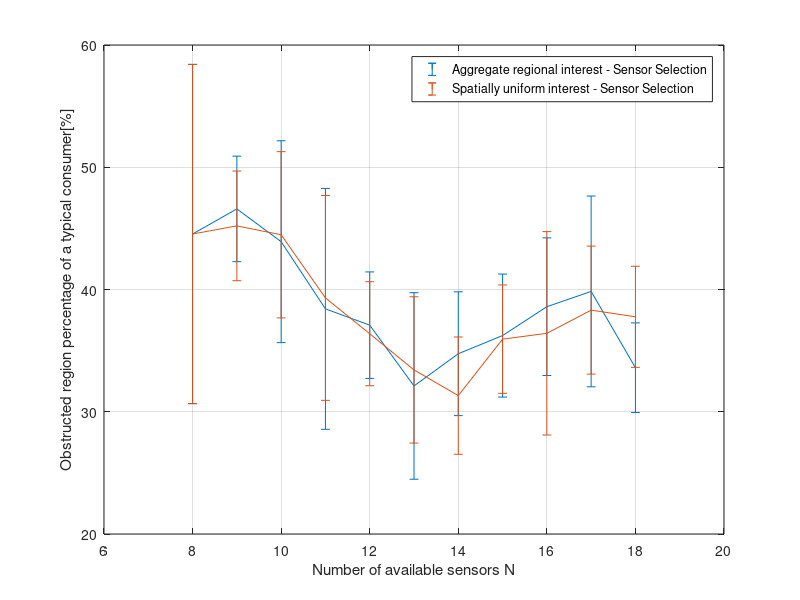
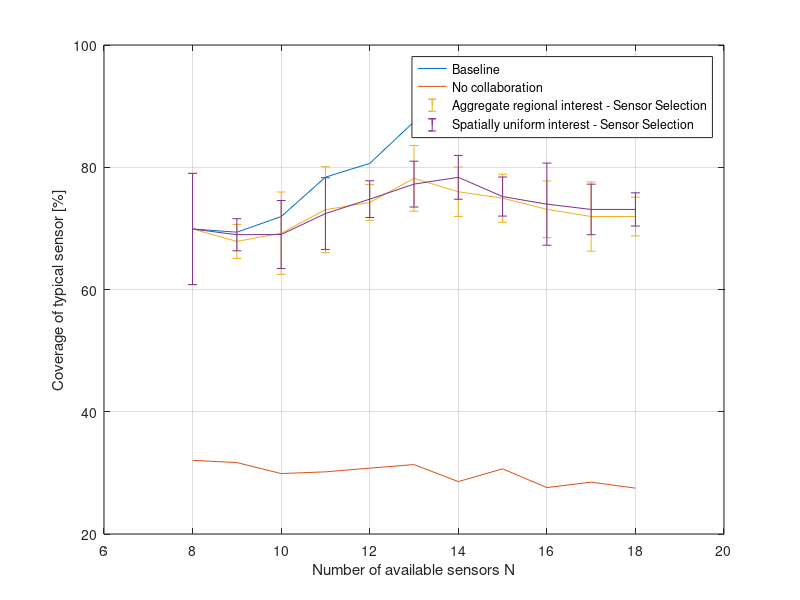

Recreate these plots in MATLAB, in order. (Note: this script raises an error after producing the figures.)
clear all;
clc;
close all;

%% Parameters
N = 8:18;
k = 8;

%% Coverage Obstructions

coverageAreaObstructions_1 = load('coverageAreaObstructions_1');
coverageAreaObstructions_1 = coverageAreaObstructions_1.coverageAreaObstructions_1;

stdcoverageAreaObstructions_1 = load('stdcoverageAreaObstructions_1');
stdcoverageAreaObstructions_1 = stdcoverageAreaObstructions_1.stdcoverageAreaObstructions_1;

coverageAreaObstructions_2 = load('coverageAreaObstructions_2');
coverageAreaObstructions_2 = coverageAreaObstructions_2.coverageAreaObstructions_2;

stdcoverageAreaObstructions_2 = load('stdcoverageAreaObstructions_2');
stdcoverageAreaObstructions_2 = stdcoverageAreaObstructions_2.stdcoverageAreaObstructions_2;

figure;
errorbar(N,100-coverageAreaObstructions_1(7:17),stdcoverageAreaObstructions_1(7:17)); hold on; grid on;
errorbar(N,100-coverageAreaObstructions_2(7:17),stdcoverageAreaObstructions_2(7:17));
%plot([coverageAreaObstructions_1,coverageAreaObstructions_1],[coverageAreaObstructions_1-stdcoverageAreaObstructions_1,coverageAreaObstructions_1+stdcoverageAreaObstructions_1]);
%plot([coverageAreaObstructions_2,coverageAreaObstructions_2],[coverageAreaObstructions_2-stdcoverageAreaObstructions_2,coverageAreaObstructions_2+stdcoverageAreaObstructions_2]);

legend('Aggregate regional interest - Sensor Selection','Spatially uniform interest - Sensor Selection');
xlabel('Number of available sensors N');
ylabel('Obstructed region percentage of a typical consumer[%]');

%% Coverage of typical sensor

coverageAreaBaseline = load('coverageAreaBaseline');
noCollabCoverageTypicalSensor = load('noCollabCoverageTypicalSensor');
coverageTypicalSensorSensSelec_1 = load('coverageTypicalSensorSensSelec_1');
coverageTypicalSensorSensSelec_2 = load('coverageTypicalSensorSensSelec_2');

stdcoverageAreaBaseline = load('stdcoverageAreaBaseline');
stdnoCollabCoverageTypicalSensor = load('stdnoCollabCoverageTypicalSensor');
stdcoverageTypicalSensorSensSelec_1 = load('stdcoverageTypicalSensorSensSelec_1');
stdcoverageTypicalSensorSensSelec_2 = load('stdcoverageTypicalSensorSensSelec_2');

coverageAreaBaseline = coverageAreaBaseline.coverageAreaBaseline;
noCollabCoverageTypicalSensor = noCollabCoverageTypicalSensor.noCollabCoverageTypicalSensor;
coverageTypicalSensorSensSelec_1 = coverageTypicalSensorSensSelec_1.coverageTypicalSensorSensSelec_1;
coverageTypicalSensorSensSelec_2 = coverageTypicalSensorSensSelec_2.coverageTypicalSensorSensSelec_2;

stdcoverageAreaBaseline = stdcoverageAreaBaseline.stdcoverageAreaBaseline;
stdnoCollabCoverageTypicalSensor = stdnoCollabCoverageTypicalSensor.stdnoCollabCoverageTypicalSensor;
stdcoverageTypicalSensorSensSelec_1 = stdcoverageTypicalSensorSensSelec_1.stdcoverageTypicalSensorSensSelec_1;
stdcoverageTypicalSensorSensSelec_2 = stdcoverageTypicalSensorSensSelec_2.stdcoverageTypicalSensorSensSelec_2;


% baseline fix
coverageAreaBaseline(13) = coverageAreaBaseline(13)+5
coverageAreaBaseline(15) = coverageAreaBaseline(15)+2


% no collab fix
noCollabCoverageTypicalSensor(13) = noCollabCoverageTypicalSensor(13)-1.5
noCollabCoverageTypicalSensor(14) = noCollabCoverageTypicalSensor(14)-1
noCollabCoverageTypicalSensor(15) = noCollabCoverageTypicalSensor(15)-1.8
noCollabCoverageTypicalSensor(16) = noCollabCoverageTypicalSensor(16)-1.7
noCollabCoverageTypicalSensor(17) = noCollabCoverageTypicalSensor(17)-2

% sens select 1
coverageTypicalSensorSensSelec_1(end) = coverageTypicalSensorSensSelec_1(end-1)

figure();
plot(N,coverageAreaBaseline(7:17)); hold on; grid on;
plot(N,noCollabCoverageTypicalSensor(7:17));
errorbar(N,coverageTypicalSensorSensSelec_1(7:17),stdcoverageTypicalSensorSensSelec_1(7:17));
errorbar(N,coverageTypicalSensorSensSelec_2(7:17),stdcoverageTypicalSensorSensSelec_2(7:17));



legend('Baseline','No collaboration','Aggregate regional interest - Sensor Selection','Spatially uniform interest - Sensor Selection');
xlabel('Number of available sensors N');
ylabel('Coverage of typical sensor [%]');

%% Age of RoI of typical sensor

weightedAgeBaseline = load('weightedAgeBaseline');
weightedAgeSensSelec_1 = load('weightedAgeSensSelec_1');
weightedAgeMinAge_1 = load('weightedAgeMinAge_1');
weightedAgeSensSelec_2 = load('weightedAgeSensSelec_2');

stdweightedAgeBaseline = load('stdweightedAgeBaseline');
stdweightedAgeSensSelec_1 = load('stdweightedAgeSensSelec_1');
stdweightedAgeMinAge_1 = load('stdweightedAgeMinAge_1');
stdweightedAgeSensSelec_2 = load('stdweightedAgeSensSelec_2');

weightedAgeBaseline = weightedAgeBaseline.weightedAgeBaseline;
weightedAgeSensSelec_1 = weightedAgeSensSelec_1.weightedAgeSensSelec_1;
weightedAgeMinAge_1 = weightedAgeMinAge_1.weightedAgeMinAge_1;
weightedAgeSensSelec_2 = weightedAgeSensSelec_2.weightedAgeSensSelec_2;

stdweightedAgeBaseline = stdweightedAgeBaseline.stdweightedAgeBaseline;
stdweightedAgeSensSelec_1 = stdweightedAgeSensSelec_1.stdweightedAgeSensSelec_1;
stdweightedAgeMinAge_1 = stdweightedAgeMinAge_1.stdweightedAgeMinAge_1;
stdweightedAgeSensSelec_2 = stdweightedAgeSensSelec_2.stdweightedAgeSensSelec_2;

figure();
plot(N , weightedAgeBaseline(7:17)); hold on; grid on;
errorbar(N , weightedAgeSensSelec_1(7:17), stdweightedAgeSensSelec_1(7:17));
errorbar(N , weightedAgeMinAge_1(7:17), stdweightedAgeMinAge_1(7:17));
errorbar(N , weightedAgeSensSelec_2(7:17), stdweightedAgeSensSelec_2(7:17));

legend('Baseline','Aggregate regional interest - Sensor Selection','Aggregate regional interest - Age minimization','Spatially uniform interest - Sensor Selection');
xlabel('Number of available sensors N');
ylabel('Spatial average age [msec]');